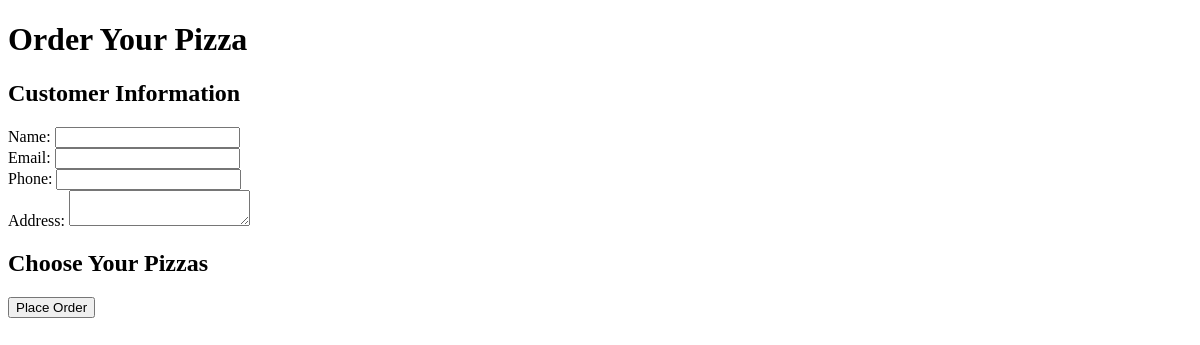
The page /order/ on the database as committed earlier.
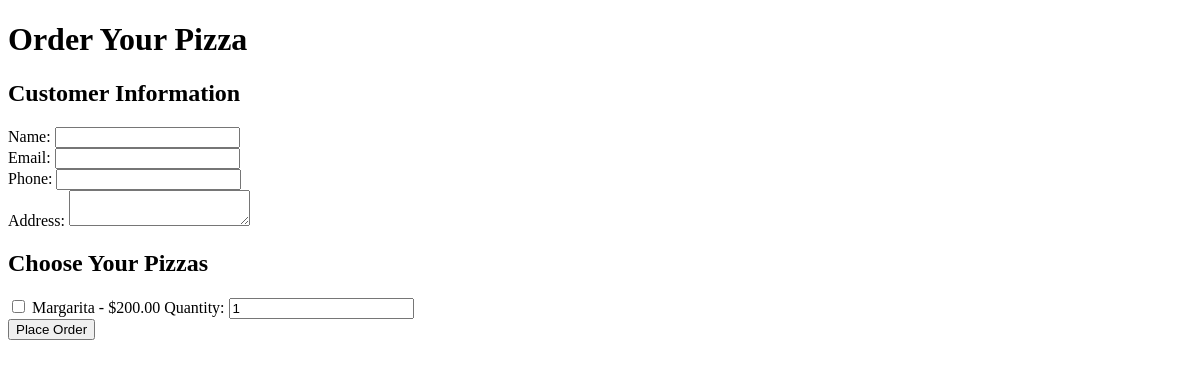
The same page on the database as committed later.
### Pizza_App/models.py (models this page shows, shortened)
class Pizza(models.Model):
        name = models.CharField(max_length=100)
        description = models.TextField()
        price = models.DecimalField(max_digits=6, decimal_places=2)
        image = models.ImageField(upload_to='pizzas/')

### Pizza_App/views.py (the view, shortened to what this page needs)
# urls.py: path('order/', order_pizza, name='order_pizza'),
def order_pizza(request):
    pizzas = Pizza.objects.all()
    return render(request, 'order.html', {'pizzas': pizzas})

### Pizza_App/templates/order.html (shortened to what this page needs)
<!DOCTYPE html>
<html lang="en">
    <h1>Order Your Pizza</h1>
    <form method="post">
        <h2>Customer Information</h2>
        <label>Name:</label>
        <input type="text" name="name" required><br>
        <label>Email:</label>
        <input type="email" name="email" required><br>
        <label>Phone:</label>
        <input type="text" name="phone" required><br>
        <label>Address:</label>
        <textarea name="address" required></textarea><br>
        <h2>Choose Your Pizzas</h2>
        {% for pizza in pizzas %}
        <div>
            <input type="checkbox" name="pizzas" value="{{ pizza.id }}">
            {{ pizza.name }} - ${{ pizza.price }}
            <label>Quantity:</label>
            <input type="number" name="quantities" value="1" min="1">
        </div>
        {% endfor %}
        <button type="submit">Place Order</button>
    </form>
</html>

Rows that differ between the two databases and show on the page:
added Pizza: name "Margarita", price "200.00"
